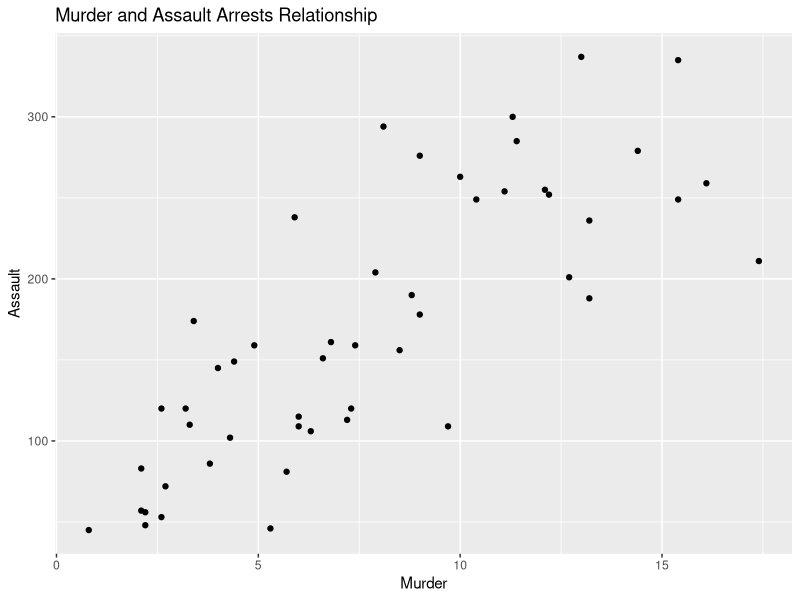
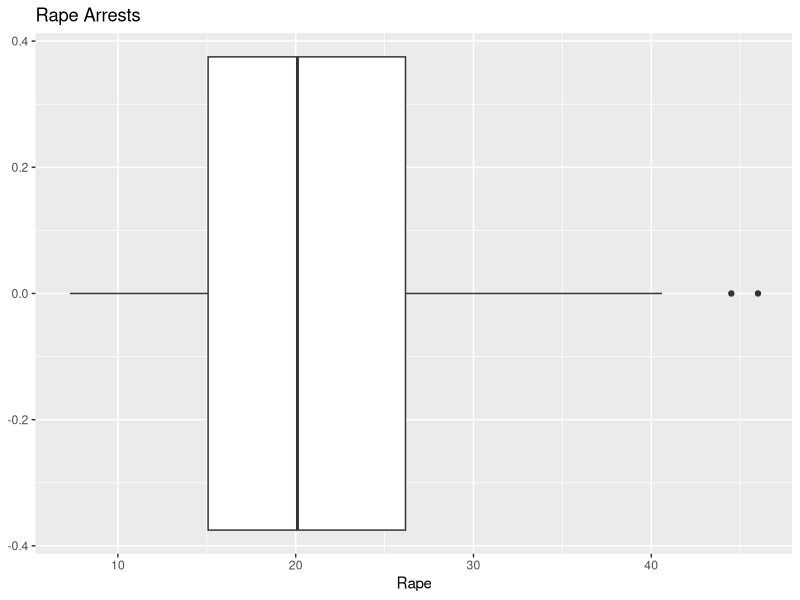
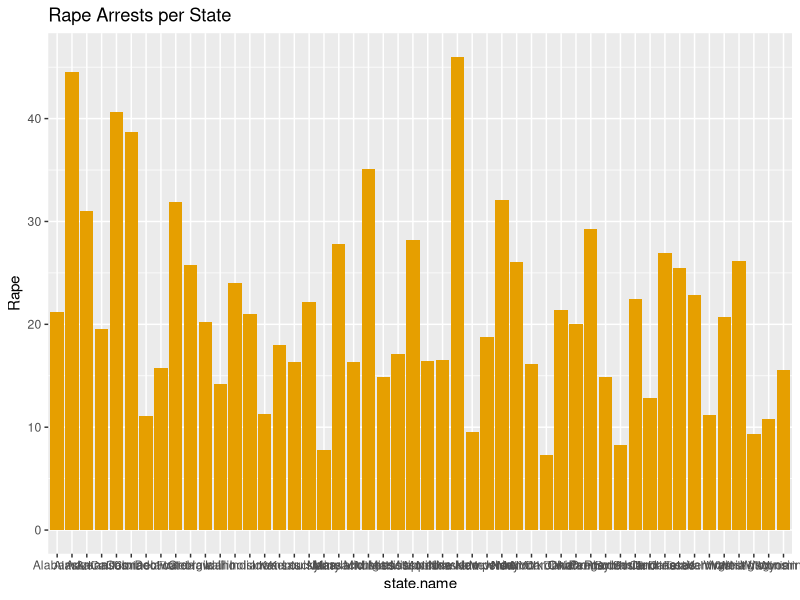
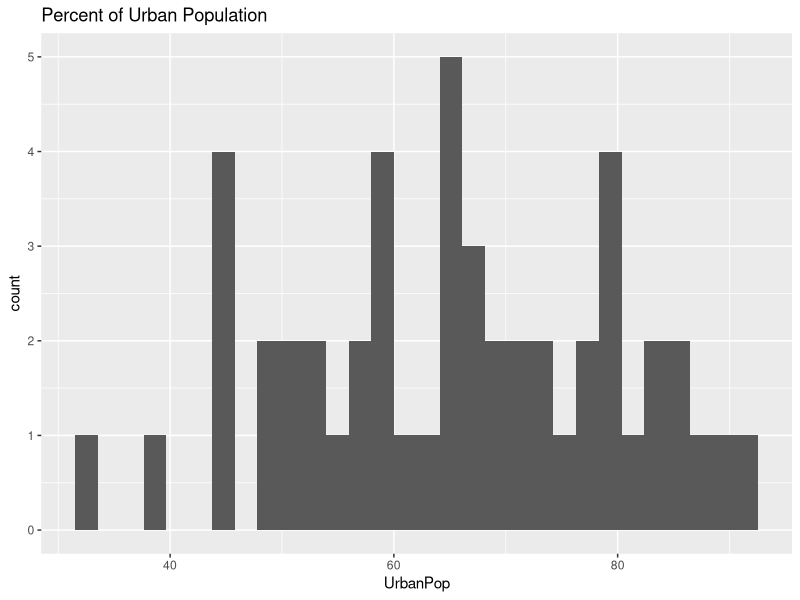

Reproduce these figures in R, in order.
## ---- chunk 1
knitr::opts_chunk$set(echo = TRUE)
## ---- chunk 2
library(ggplot2)
library(tidyverse)

## ---- chunk 3
##Create the following graphs in `ggplot2`.

##Check out the base R built-in dataset, `data("USArrests")`.

data("USArrests")
head("USArrests")

## ---- chunk 4

##Create a scatterplot that looks at the correlation between murder and assault arrests. Label the x and y axes and title the graph.

ggplot(USArrests, aes(x=Murder, y=Assault)) + geom_point() + labs(title="Murder and Assault Arrests Relationship")



## ---- chunk 5

##Create a boxplot of rape arrests. Label the plot.

ggplot(USArrests, aes(x=Rape)) + geom_boxplot() + labs(title="Rape Arrests")


## ---- chunk 6
##Create a barplot of the number of rape arrests per state.

ggplot(USArrests, aes(x=state.name, y=Rape)) + geom_bar(stat="identity", fill="#E69F00") + labs(title="Rape Arrests per State")

## ---- chunk 7

##Create a histogram for the percent of urban population.

ggplot(USArrests, aes(x=UrbanPop)) + geom_histogram() + labs(title="Percent of Urban Population")

